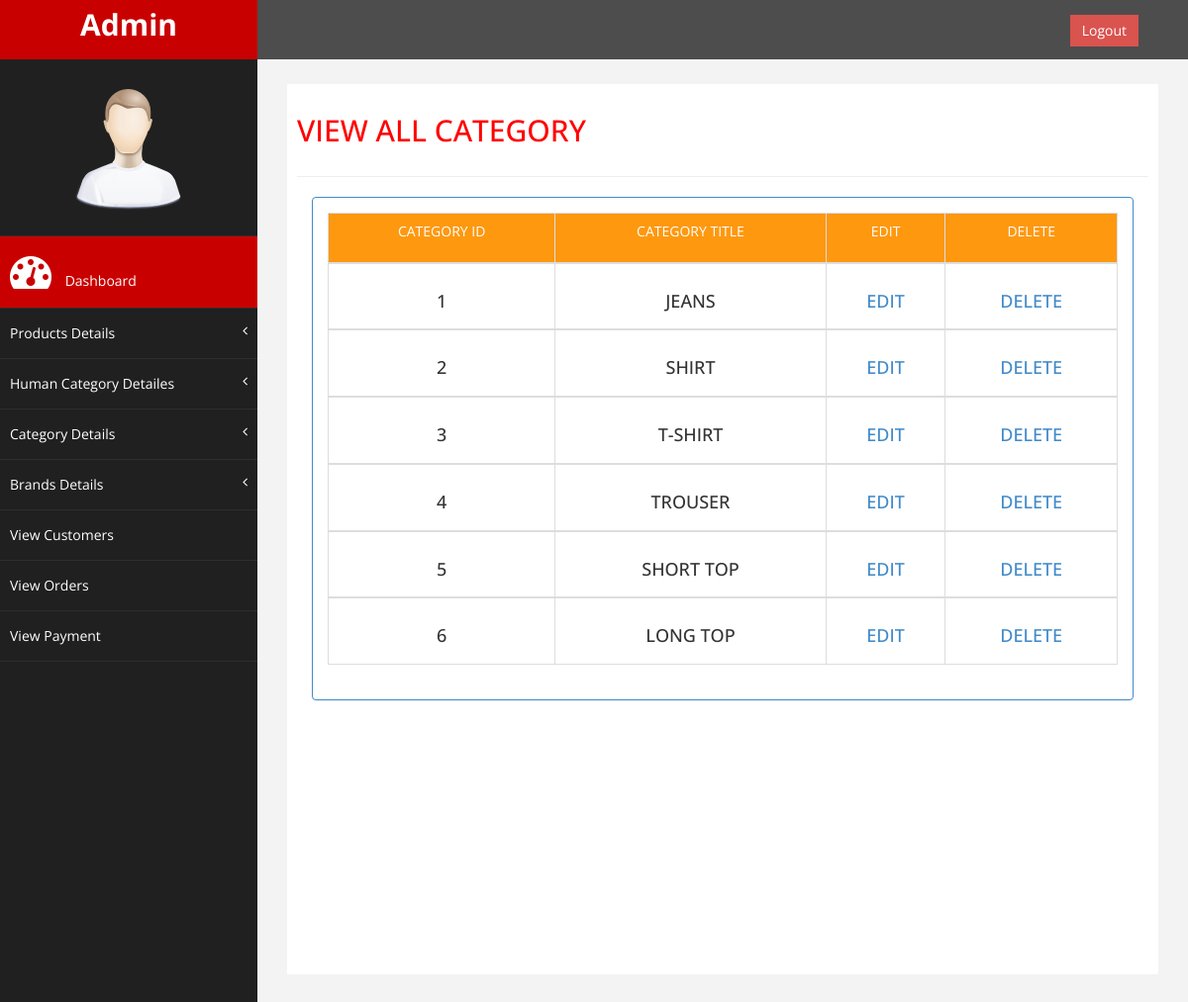
Screenshot of /admin_area/admin.php?view_cotegories (signed in) with the database file from the repository.
### tables this page shows
CREATE TABLE `categories` (
  `cat_id` int(10) NOT NULL,
  `cat_title` text NOT NULL
);

### admin_area/view_cotegories.php (the view, shortened to what this page needs)
 <?php
include_once('includes/db_connection.php');
?>
 <div class="row">
                    <div class="col-md-12">
                     <h2>VIEW ALL CATEGORY</h2>
                    </div>
                </div>
                  <hr />
				  <div class="col-md-12">
                    <div class="panel panel-primary">
                        <div class="panel-body">
						 <form action="" method="POST" enctype="multipart/form-data" width="400px" class="success"  >
		  <div class="table table-responsive table-hover" >
		  <table class="table table-bordered">
					<thead class=" info text-info ">
						<tr class="cart_menu text-center" style="background:#FE980F;color:#fff;height:50px">
							<td >CATEGORY ID</td>
							<td >CATEGORY TITLE</td>
							<td >EDIT</td>
							<td >DELETE</td>
						</tr>
					</thead>
					<?php
					 $i=0;
					   $get_cat= "SELECT * FROM `categories` ";
					   $query = mysqli_query($con,$get_cat);
					   while($view_row= mysqli_fetch_array($query)){
						   $cat_id =$view_row['cat_id'];
						   $cat_title =$view_row['cat_title'];
						   $i++;
		?>
					<tbody >
						<tr class=" text-center">
							<td>
								<h4><?php echo $i;?></h4>
							</td>
							<td>
								<h4><?php echo $cat_title;?></h4>
							</td>
							<td ><h4><a href="admin.php?edit_cotegories=<?php echo $cat_id;?>">EDIT</a></h4></td>
							<td ><h4><a href="admin.php?delete_cotegories=<?php echo $cat_id;?>">DELETE</a></h4></td>
							</tr>
						<?php }?>
					</tbody>
				</table>
				</div>
		  </form>
                         </div>
                    </div>
					 </div>

### admin_area/assets/css/custom.css (style rules this page uses)
body { font-family: 'Open Sans', sans-serif; }
.text-center { text-align:center; }
h2 { color: #f00; }
h4 { padding-top:10px; }

### rows the page displays
categories: cat_title "JEANS"
categories: cat_title "SHIRT"
categories: cat_title "T-SHIRT"
categories: cat_title "TROUSER"
categories: cat_title "SHORT TOP"
categories: cat_title "LONG TOP"
